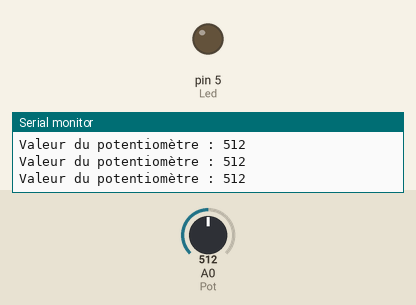
Recording of a sketch running on a simulated Arduino Uno, built with avr-gcc and run on an emulated ATmega328P. On the bench: output pins drawn as LEDs (lit = HIGH), the last lines printed to the serial monitor. The inputs (shaded band) are chosen by the test bench; at power-on: A0 (Pot) = 512.

Above: at 1.2 s.
1.3 s: A0 (Pot) set to 757
4.3 s: A0 (Pot) set to 781
At 4.8 s:
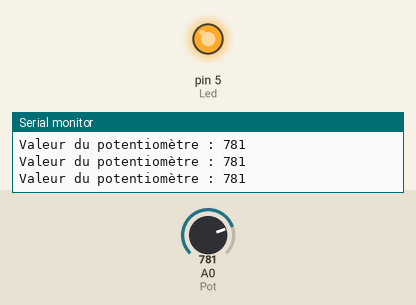
5.8 s: A0 (Pot) set to 716
At 7.0 s:
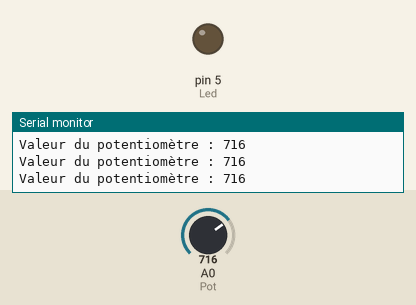
8.8 s: A0 (Pot) set to 777
At 9.1 s:
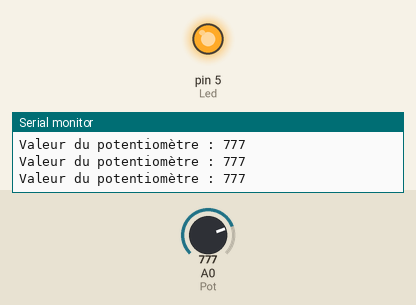
Timing chart, 0 to 11.8 s (numbered marks = the images above; inputs shaded):
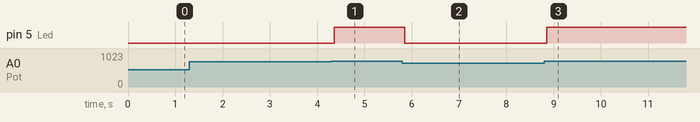

The sketch:

P5-Pot_Q2.ino
```cpp
// Croquis P5-Pot_Q2.ino

//----- CONSTANTES -----
#define Pot 0  // POTENTIOMETRE sur la ligne analogique 0 (A0)
#define Led 5  // LED sur la ligne E/S 5

//----- VARIABLE -----
int valPot;  // Variable du POTENTIOMETRE

//----- PROCEDURE D'INITIALISATION -----
void setup() {
  Serial.begin(9600);  // Vitesse communication
  pinMode(Led, OUTPUT); // Ligne de la LED en sortie
}
//----- BOUCLE PRINCIPALE -----
void loop(){
  valPot = analogRead(Pot); // Lecture du POT.
  // Affichage sur le moniteur série
  Serial.print("Valeur du potentiomètre : ");
  Serial.println(valPot);
  if (valPot >= 767) { // Si la valeur est supérieure ou égale à 767 (3/4 de 1023)
  digitalWrite(Led, HIGH); // LED allumée
  }
  else { // Sinon
  digitalWrite(Led, LOW); // LED éteinte
  }
 }
```

Measured:
- the behaviour switches between 766 and 767 on A0 (Pot) (found by bisection; images 0 and 1)
- after the input at 4.3 s, pin 5 (Led): LOW → HIGH after 0.06 s
- after the input at 5.8 s, pin 5 (Led): HIGH → LOW after 0.06 s
- after the input at 8.8 s, pin 5 (Led): LOW → HIGH after 0.05 s
